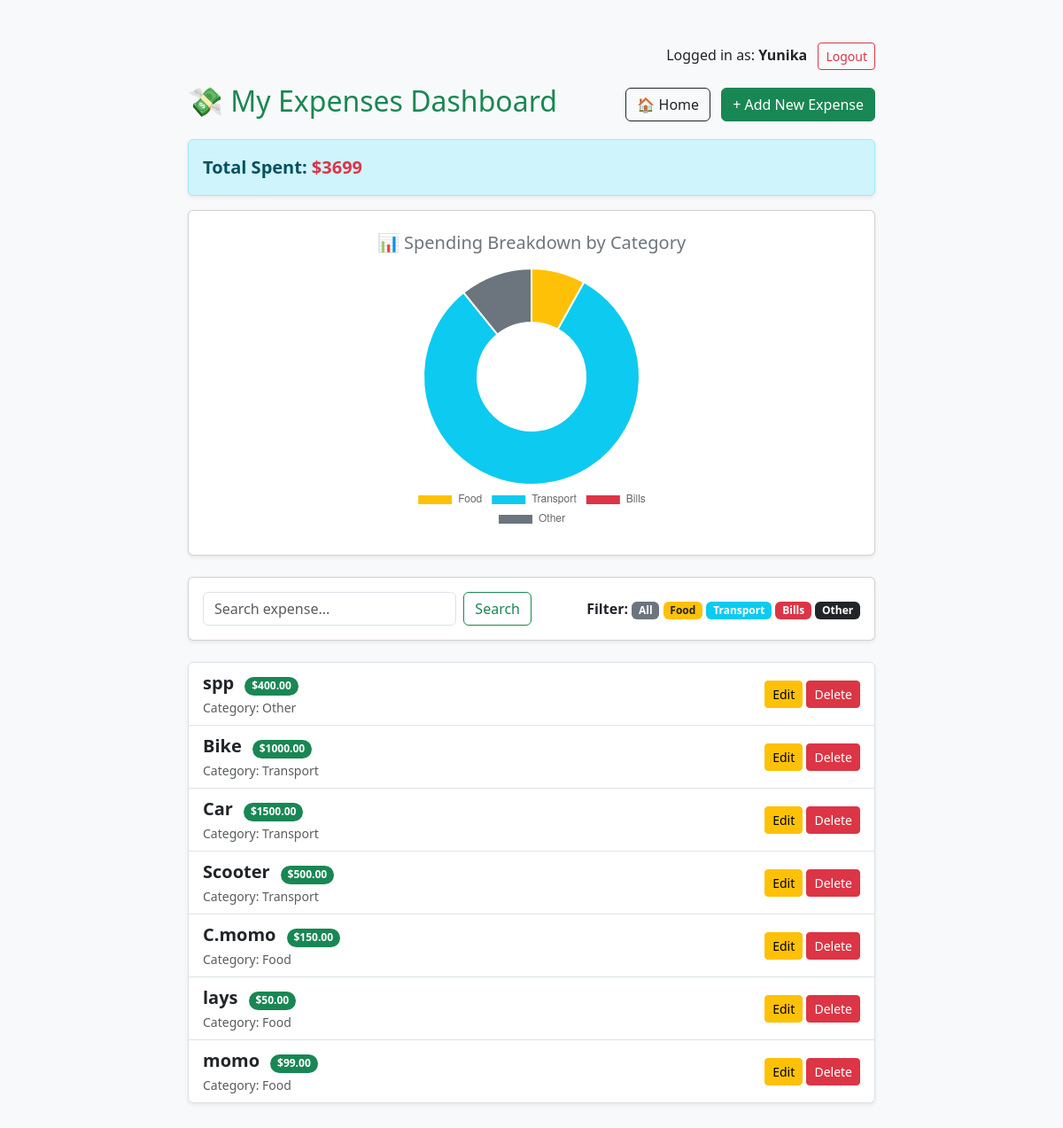
Page /expense/ (signed in) on the committed database.
### tracker/models.py (models this page shows, shortened)
class Expense(models.Model):
    CATEGORY_CHOICES = [
        ('food','Food'),
        ('transport','Transport'),
        ('bills','Bills'),
        ('other','Other'),
    ]
    user = models.ForeignKey(User, on_delete=models.CASCADE, default=1)
    title = models.CharField(max_length=100)
    amount = models.DecimalField(max_digits=10, decimal_places=2)
    category = models.CharField(max_length=20, choices=CATEGORY_CHOICES, default='other')
    created_at = models.DateTimeField(auto_now_add=True)

### tracker/views.py (the view)
# urls.py: path('expense/', tracker_views.expense_list, name='expense_list'),
@login_required
def expense_list(request):
    items = Expense.objects.filter(user=request.user).order_by('-id')
    category = request.GET.get('category')
    if category:
        items = items.filter(category=category)
    query = request.GET.get('q')
    if query:
        items = items.filter(title__icontains=query)
    total = items.aggregate(Sum('amount'))['amount__sum'] or 0
    user_expenses = Expense.objects.filter(user=request.user)
    food_total = float(user_expenses.filter(category='food').aggregate(Sum('amount'))['amount__sum'] or 0)
    transport_total = float(user_expenses.filter(category='transport').aggregate(Sum('amount'))['amount__sum'] or 0)
    bills_total = float(user_expenses.filter(category='bills').aggregate(Sum('amount'))['amount__sum'] or 0)
    other_total = float(user_expenses.filter(category='other').aggregate(Sum('amount'))['amount__sum'] or 0)
    chart_data = json.dumps([food_total, transport_total, bills_total, other_total])
    context = {
        'items': items,
        'total': total,
        'chart_data': chart_data,
    }
    return render(request, 'tracker/expense_list.html', context)

### tracker/templates/tracker/expense_list.html (shortened to what this page needs)
<!DOCTYPE html>
<html lang="en">
<head>
    <link href="https://cdn.jsdelivr.net/npm/bootstrap@5.3.0/dist/css/bootstrap.min.css" rel="stylesheet">
</head>
<body class="bg-light">
    <div class="container mt-5" style="max-width: 800px;">
        <div class="text-end mb-3">
            <form method="post" action="{% url 'logout' %}">
                <span class="me-2">Logged in as: <strong>{{ user.username }}</strong></span>
                <button type="submit" class="btn btn-sm btn-outline-danger">Logout</button>
            </form>
        </div>
        <div class="d-flex justify-content-between align-items-center mb-3">
            <h2 class="text-success">💸 My Expenses Dashboard</h2>
            <div>
                <a href="{% url 'home' %}" class="btn btn-outline-dark me-2">🏠 Home</a>
                <a href="{% url 'expense_create' %}" class="btn btn-success">+ Add New Expense</a>
            </div>
        </div>
        <div class="alert alert-info shadow-sm fs-5">
            <strong>Total Spent:</strong> <span class="text-danger fw-bold">${{ total|default:"0.00" }}</span>
        </div>
        <div class="card shadow-sm mb-4 p-4 text-center">
            <h5 class="text-secondary mb-3">📊 Spending Breakdown by Category</h5>
            <div style="max-width: 300px; margin: auto;">
                <canvas id="expenseChart"></canvas>
            </div>
        </div>
        <div class="card shadow-sm mb-4">
            <div class="card-body d-flex justify-content-between align-items-center flex-wrap">
                <form method="get" class="d-flex w-50">
                    <input type="text" name="q" class="form-control me-2" placeholder="Search expense...">
                    <button type="submit" class="btn btn-outline-success">Search</button>
                </form>
                <div class="mt-3 mt-md-0">
                    <strong>Filter: </strong>
                    <a href="{% url 'expense_list' %}" class="badge bg-secondary text-decoration-none">All</a>
                    <a href="?category=food" class="badge bg-warning text-dark text-decoration-none">Food</a>
                    <a href="?category=transport" class="badge bg-info text-decoration-none">Transport</a>
                    <a href="?category=bills" class="badge bg-danger text-decoration-none">Bills</a>
                    <a href="?category=other" class="badge bg-dark text-decoration-none">Other</a>
                </div>
            </div>
        </div>
        <ul class="list-group shadow-sm mb-5">
            {% for item in items %}
                <li class="list-group-item d-flex justify-content-between align-items-center">
                    <div>
                        <strong class="fs-5">{{ item.title }}</strong>
                        <span class="badge bg-success rounded-pill ms-2">${{ item.amount }}</span>
                        <br>
                        <small class="text-muted">Category: {{ item.get_category_display }}</small>
                    </div>
                    <div>
                        <a href="{% url 'expense_update' item.pk %}" class="btn btn-sm btn-warning">Edit</a>
                        <a href="{% url 'expense_delete' item.pk %}" class="btn btn-sm btn-danger">Delete</a>
                    </div>
                </li>
            {% empty %}
                <li class="list-group-item text-center text-muted py-4">
                    No expenses found yet! Start tracking your money.
                </li>
            {% endfor %}
        </ul>
    </div>
    <script>
        const ctx = document.getElementById('expenseChart').getContext('2d');
        const chartData = JSON.parse('{{ chart_data|default:"[0, 0, 0, 0]"|safe }}');
        const expenseChart = new Chart(ctx, {
            type: 'doughnut',
            data: {
                labels: ['Food', 'Transport', 'Bills', 'Other'],
                datasets: [{
                    data: chartData,
                    backgroundColor: [
                        '#ffc107',
                        '#0dcaf0',
                        '#dc3545',
                        '#6c757d'
                    ],
                    borderWidth: 2
                }]
            },
            options: {
                responsive: true,
                plugins: {
                    legend: {
                        position: 'bottom',
                    }
                }
            }
        });
    </script>
</body>
</html>

### rows in the picture
Expense: title "spp", amount "400.00", category "Other"
Expense: title "Bike", amount "1000.00", category "Transport"
Expense: title "Car", amount "1500.00", category "Transport"
Expense: title "Scooter", amount "500.00", category "Transport"
Expense: title "C.momo", amount "150.00", category "Food"
Expense: title "lays", amount "50.00", category "Food"
Expense: title "momo", amount "99.00", category "Food"

### other values in the picture
{{ user.username }} "Yunika"
{{ total|default:"0.00" }} "3699"
chart data {{ chart_data|default:"[0, 0, 0, 0]"|safe }} [299.0, 3000.0, 0.0, 400.0]
